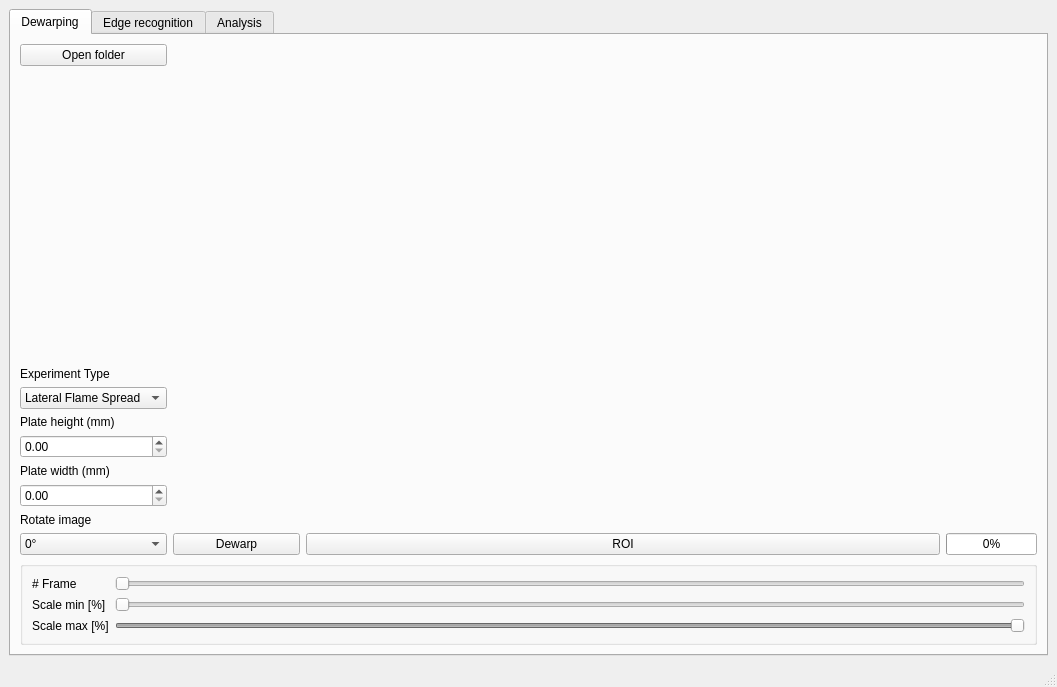
<?xml version="1.0" encoding="UTF-8"?>
<ui version="4.0">
 <class>MainWindow</class>
 <widget class="QMainWindow" name="MainWindow">
  <property name="windowModality">
   <enum>Qt::WindowModality::NonModal</enum>
  </property>
  <property name="geometry">
   <rect>
    <x>0</x>
    <y>0</y>
    <width>1057</width>
    <height>687</height>
   </rect>
  </property>
  <property name="acceptDrops">
   <bool>true</bool>
  </property>
  <property name="windowTitle">
   <string>Flamespread Analysis Tool</string>
  </property>
  <widget class="QWidget" name="centralwidget">
   <layout class="QGridLayout" name="gridLayout_7">
    <item row="0" column="0">
     <widget class="QTabWidget" name="tabWidget">
      <property name="currentIndex">
       <number>0</number>
      </property>
      <widget class="QWidget" name="tab_dewarping">
       <attribute name="title">
        <string>Dewarping</string>
       </attribute>
       <layout class="QGridLayout" name="gridLayout_4">
        <item row="1" column="0">
         <layout class="QVBoxLayout" name="verticalLayout_6">
          <item>
           <layout class="QHBoxLayout" name="horizontalLayout_5">
            <item>
             <layout class="QVBoxLayout" name="verticalLayout_12">
              <item>
               <widget class="QPushButton" name="button_open_folder">
                <property name="text">
                 <string>Open folder</string>
                </property>
               </widget>
              </item>
              <item>
               <spacer name="verticalSpacer_3">
                <property name="orientation">
                 <enum>Qt::Orientation::Vertical</enum>
                </property>
                <property name="sizeHint" stdset="0">
                 <size>
                  <width>20</width>
                  <height>40</height>
                 </size>
                </property>
               </spacer>
              </item>
              <item>
               <widget class="QLabel" name="label_7">
                <property name="text">
                 <string>Experiment Type</string>
                </property>
               </widget>
              </item>
              <item>
               <widget class="QComboBox" name="comboBox_experiment_type">
                <item>
                 <property name="text">
                  <string>Lateral Flame Spread</string>
                 </property>
                </item>
                <item>
                 <property name="text">
                  <string>Room Corner</string>
                 </property>
                </item>
               </widget>
              </item>
              <item>
               <widget class="QLabel" name="label_5">
                <property name="text">
                 <string>Plate height (mm)</string>
                </property>
               </widget>
              </item>
              <item>
               <widget class="QDoubleSpinBox" name="doubleSpinBox_plate_height">
                <property name="maximum">
                 <double>10000.000000000000000</double>
                </property>
               </widget>
              </item>
              <item>
               <widget class="QLabel" name="label_6">
                <property name="text">
                 <string>Plate width (mm)</string>
                </property>
               </widget>
              </item>
              <item>
               <widget class="QDoubleSpinBox" name="doubleSpinBox_plate_width">
                <property name="maximum">
                 <double>10000.000000000000000</double>
                </property>
               </widget>
              </item>
              <item>
               <widget class="QLabel" name="label_4">
                <property name="text">
                 <string>Rotate image</string>
                </property>
               </widget>
              </item>
              <item>
               <widget class="QComboBox" name="combo_rotation">
                <item>
                 <property name="text">
                  <string>0°</string>
                 </property>
                </item>
                <item>
                 <property name="text">
                  <string>90°</string>
                 </property>
                </item>
                <item>
                 <property name="text">
                  <string>180°</string>
                 </property>
                </item>
                <item>
                 <property name="text">
                  <string>270°</string>
                 </property>
                </item>
               </widget>
              </item>
             </layout>
            </item>
            <item>
             <layout class="QVBoxLayout" name="verticalLayout_5" stretch="1,1,5">
              <item>
               <widget class="SelectableImshowCanvas" name="plot_dewarping" native="true">
                <property name="minimumSize">
                 <size>
                  <width>100</width>
                  <height>100</height>
                 </size>
                </property>
               </widget>
              </item>
              <item>
               <layout class="QHBoxLayout" name="horizontalLayout_3" stretch="1,5">
                <item>
                 <widget class="QPushButton" name="button_dewarp">
                  <property name="text">
                   <string>Dewarp</string>
                  </property>
                 </widget>
                </item>

                <item>
                 <widget class="QPushButton" name="button_edit_roi">
                  <property name="text">
                   <string>ROI</string>
                  </property>
                 </widget>
                </item>

                <item>
                 <widget class="QProgressBar" name="progress_dewarping">
                  <property name="value">
                   <number>0</number>
                  </property>
                 </widget>
                </item>
               </layout>
              </item>
             </layout>
            </item>
           </layout>
          </item>
          <item>
           <widget class="QGroupBox" name="Sliderbox">
            <property name="enabled">
             <bool>true</bool>
            </property>
            <property name="title">
             <string/>
            </property>
            <layout class="QGridLayout" name="gridLayout">
             <item row="0" column="0">
              <layout class="QHBoxLayout" name="horizontalLayout">
               <item>
                <layout class="QVBoxLayout" name="verticalLayout_3">
                 <item>
                  <widget class="QLabel" name="label_3">
                   <property name="text">
                    <string># Frame</string>
                   </property>
                  </widget>
                 </item>
                 <item>
                  <widget class="QLabel" name="label">
                   <property name="text">
                    <string>Scale min [%]</string>
                   </property>
                  </widget>
                 </item>
                 <item>
                  <widget class="QLabel" name="label_2">
                   <property name="text">
                    <string>Scale max [%]</string>
                   </property>
                  </widget>
                 </item>
                </layout>
               </item>
               <item>
                <layout class="QVBoxLayout" name="verticalLayout_8">
                 <item>
                  <widget class="QSlider" name="slider_frame">
                   <property name="enabled">
                    <bool>false</bool>
                   </property>
                   <property name="maximum">
                    <number>99</number>
                   </property>
                   <property name="sliderPosition">
                    <number>0</number>
                   </property>
                   <property name="orientation">
                    <enum>Qt::Orientation::Horizontal</enum>
                   </property>
                  </widget>
                 </item>
                 <item>
                  <widget class="QSlider" name="slider_scale_min">
                   <property name="enabled">
                    <bool>false</bool>
                   </property>
                   <property name="orientation">
                    <enum>Qt::Orientation::Horizontal</enum>
                   </property>
                  </widget>
                 </item>
                 <item>
                  <widget class="QSlider" name="slider_scale_max">
                   <property name="enabled">
                    <bool>false</bool>
                   </property>
                   <property name="value">
                    <number>99</number>
                   </property>
                   <property name="orientation">
                    <enum>Qt::Orientation::Horizontal</enum>
                   </property>
                  </widget>
                 </item>
                </layout>
               </item>
              </layout>
             </item>
            </layout>
           </widget>
          </item>
         </layout>
        </item>
       </layout>
      </widget>
      <widget class="QWidget" name="tab_edge">
       <property name="minimumSize">
        <size>
         <width>0</width>
         <height>0</height>
        </size>
       </property>
       <attribute name="title">
        <string>Edge recognition</string>
       </attribute>
       <layout class="QGridLayout" name="gridLayout_8">
        <item row="0" column="0">
         <layout class="QVBoxLayout" name="verticalLayout_11" stretch="4,1">
          <item>
           <layout class="QHBoxLayout" name="horizontalLayout_6" stretch="2,1">
            <item>
             <widget class="EdgePreviewCanvas" name="plot_edge_preview" native="true"/>
            </item>
            <item>
             <layout class="QVBoxLayout" name="verticalLayout_13">
              <item>
               <spacer name="verticalSpacer">
                <property name="orientation">
                 <enum>Qt::Orientation::Vertical</enum>
                </property>
                <property name="sizeHint" stdset="0">
                 <size>
                  <width>20</width>
                  <height>40</height>
                 </size>
                </property>
               </spacer>
              </item>
              <item>
               <layout class="QGridLayout" name="gridLayout_6">
                <item row="1" column="0">
                 <widget class="QCheckBox" name="checkBox_mulithread">
                  <property name="text">
                   <string>Multithread</string>
                  </property>
                 </widget>
                </item>
                <item row="0" column="0">
                 <widget class="QComboBox" name="comboBox_flame_direction">
                  <item>
                   <property name="text">
                    <string>Left -&gt; Right</string>
                   </property>
                  </item>
                  <item>
                   <property name="text">
                    <string>Right -&gt; Left</string>
                   </property>
                  </item>
                 </widget>
                </item>
               </layout>
              </item>
              <item>
               <widget class="QPushButton" name="button_find_edge">
                <property name="text">
                 <string>Find edges</string>
                </property>
               </widget>
              </item>
             </layout>
            </item>
           </layout>
          </item>
          <item>
           <layout class="QVBoxLayout" name="verticalLayout_14">
            <item>
             <widget class="QProgressBar" name="progress_edge_finding_plate1">
              <property name="value">
               <number>0</number>
              </property>
             </widget>
            </item>
            <item>
             <widget class="QProgressBar" name="progress_edge_finding_plate2">
              <property name="value">
               <number>0</number>
              </property>
             </widget>
            </item>
           </layout>
          </item>
         </layout>
        </item>
       </layout>
      </widget>
      <widget class="QWidget" name="tab_analysis">
       <property name="enabled">
        <bool>true</bool>
       </property>
       <attribute name="title">
        <string>Analysis</string>
       </attribute>
       <layout class="QGridLayout" name="gridLayout_5">
        <item row="0" column="0">
         <layout class="QHBoxLayout" name="horizontalLayout_8" stretch="1,12">
          <item>
           <layout class="QGridLayout" name="gridLayout_2">
            <item row="0" column="0">
             <widget class="QSlider" name="slider_analysis_y">
              <property name="orientation">
               <enum>Qt::Orientation::Vertical</enum>
              </property>
              <property name="tickPosition">
               <enum>QSlider::TickPosition::TicksAbove</enum>
              </property>
             </widget>
            </item>
            <item row="1" column="0">
             <widget class="QLabel" name="label_9">
              <property name="text">
               <string>y-Height</string>
              </property>
             </widget>
            </item>
           </layout>
          </item>
          <item>
           <widget class="EdgeResultCanvas" name="plot_analysis" native="true"/>
          </item>
         </layout>
        </item>
       </layout>
      </widget>
     </widget>
    </item>
   </layout>
  </widget>
  <widget class="QMenuBar" name="menubar">
   <property name="geometry">
    <rect>
     <x>0</x>
     <y>0</y>
     <width>1057</width>
     <height>24</height>
    </rect>
   </property>
  </widget>
  <widget class="QStatusBar" name="statusbar"/>
 </widget>
 <customwidgets>
  <customwidget>
   <class>EdgeResultCanvas</class>
   <extends>QWidget</extends>
   <header>.edgeresult_canvas</header>
   <container>1</container>
  </customwidget>
  <customwidget>
   <class>SelectableImshowCanvas</class>
   <extends>QWidget</extends>
   <header>.selectable_imshow_canvas</header>
   <container>1</container>
  </customwidget>
  <customwidget>
   <class>EdgePreviewCanvas</class>
   <extends>QWidget</extends>
   <header location="global">.edge_preview_canvas</header>
   <container>1</container>
  </customwidget>
 </customwidgets>
 <resources/>
 <connections/>
</ui>
